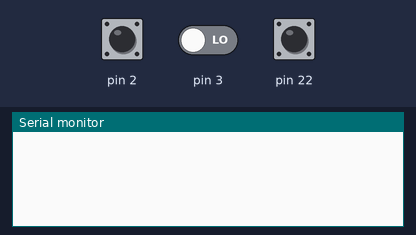
The sketch below on a simulated Arduino Mega 2560, built with avr-gcc and run on an emulated ATmega2560. On the bench: the last lines printed to the serial monitor. The test bench sets the inputs (shaded band); at power-on: pin 22 HIGH, pin 2 LOW, pin 3 LOW.

Above: at 1.2 s.
1.3 s: pin 22 pulled LOW for 0.15 s
At 1.7 s:
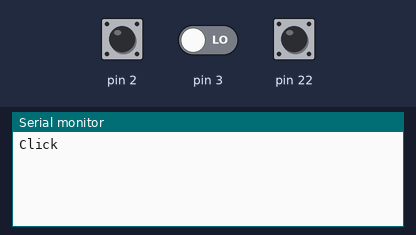
2.9 s: pin 2 driven HIGH and pin 3 driven HIGH
At 4.1 s:
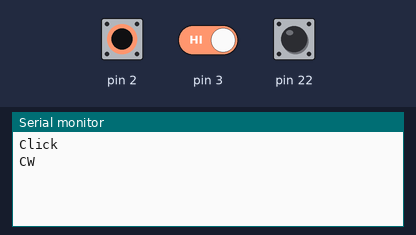
4.4 s: pin 2 pulsed LOW 2 times (0.12 s each, 0.3 s apart)
At 6.2 s:
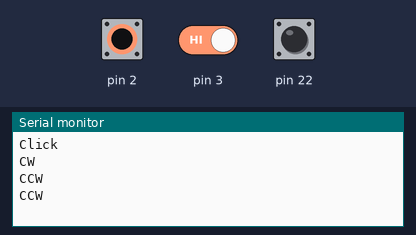

The sketch:

RotaryEncoder.ino
```cpp
int pulses, A_SIG = 0, B_SIG = 1;

void setup() {
  attachInterrupt(0, A_RISE, RISING);
  attachInterrupt(1, B_RISE, RISING);
  pinMode(22, INPUT_PULLUP);
  Serial.begin(57600);
}//setup

uint8_t state = HIGH;

void loop() {
  if (digitalRead(22) != state) {
    state = state == HIGH ? LOW : HIGH;
    if (state == LOW)
      Serial.println("Click");
  }
  delay(5);
}

void A_RISE() {
  detachInterrupt(0);
  A_SIG = 1;

  if (B_SIG == 0)
    pulses++;//moving forward
  if (B_SIG == 1)
    pulses--;//moving reverse
  if (pulses % 4 == 0)
    Serial.println("CCW");
  attachInterrupt(0, A_FALL, FALLING);
}

void A_FALL() {
  detachInterrupt(0);
  A_SIG = 0;

  if (B_SIG == 1)
    pulses++;//moving forward
  if (B_SIG == 0)
    pulses--;//moving reverse
  attachInterrupt(0, A_RISE, RISING);
}

void B_RISE() {
  detachInterrupt(1);
  B_SIG = 1;

  if (A_SIG == 1)
    pulses++;//moving forward
  if (A_SIG == 0)
    pulses--;//moving reverse
  if (pulses % 4 == 0)
    Serial.println("CW");
  attachInterrupt(1, B_FALL, FALLING);
}

void B_FALL() {
  detachInterrupt(1);
  B_SIG = 0;

  if (A_SIG == 0)
    pulses++;//moving forward
  if (A_SIG == 1)
    pulses--;//moving reverse
  attachInterrupt(1, B_RISE, RISING);
}
```

Measured:
- after the input at 1.3 s, the serial monitor: prints a new line at once (image 1)
- after the input at 2.9 s, the serial monitor: prints a new line at once (image 2)
- after the input at 4.4 s, the serial monitor: prints a new line after 0.12 s (image 3)
